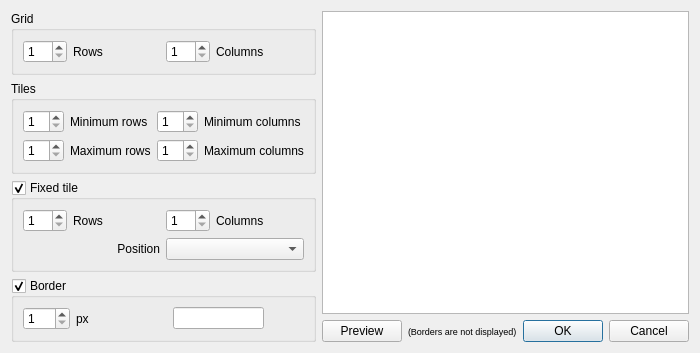
<?xml version="1.0" encoding="UTF-8"?>
<ui version="4.0">
 <class>CustomStyleDialog</class>
 <widget class="QDialog" name="CustomStyleDialog">
  <property name="enabled">
   <bool>true</bool>
  </property>
  <property name="geometry">
   <rect>
    <x>0</x>
    <y>0</y>
    <width>700</width>
    <height>300</height>
   </rect>
  </property>
  <property name="windowTitle">
   <string>Custom Layout Configuration</string>
  </property>
  <layout class="QGridLayout" name="gridLayout_5" columnstretch="0,1">
   <item row="0" column="0">
    <widget class="QGroupBox" name="groupBox">
     <property name="layoutDirection">
      <enum>Qt::LeftToRight</enum>
     </property>
     <property name="title">
      <string>Grid</string>
     </property>
     <property name="checkable">
      <bool>false</bool>
     </property>
     <layout class="QGridLayout" name="gridLayout" columnstretch="1,2,1,2">
      <item row="0" column="0">
       <widget class="QSpinBox" name="rows">
        <property name="minimum">
         <number>1</number>
        </property>
        <property name="maximum">
         <number>16</number>
        </property>
       </widget>
      </item>
      <item row="0" column="1">
       <widget class="QLabel" name="label">
        <property name="text">
         <string>Rows</string>
        </property>
       </widget>
      </item>
      <item row="0" column="2">
       <widget class="QSpinBox" name="cols">
        <property name="minimum">
         <number>1</number>
        </property>
        <property name="maximum">
         <number>16</number>
        </property>
       </widget>
      </item>
      <item row="0" column="3">
       <widget class="QLabel" name="label_5">
        <property name="text">
         <string>Columns</string>
        </property>
       </widget>
      </item>
     </layout>
     <zorder>label</zorder>
     <zorder>label_5</zorder>
     <zorder>rows</zorder>
     <zorder>cols</zorder>
    </widget>
   </item>
   <item row="1" column="0">
    <widget class="QGroupBox" name="groupBox_2">
     <property name="title">
      <string>Tiles</string>
     </property>
     <layout class="QGridLayout" name="gridLayout_2" columnstretch="1,2,1,2">
      <item row="0" column="0">
       <widget class="QSpinBox" name="minRows">
        <property name="minimum">
         <number>1</number>
        </property>
        <property name="maximum">
         <number>16</number>
        </property>
       </widget>
      </item>
      <item row="0" column="1">
       <widget class="QLabel" name="label_2">
        <property name="text">
         <string>Minimum rows</string>
        </property>
       </widget>
      </item>
      <item row="0" column="3">
       <widget class="QLabel" name="label_4">
        <property name="text">
         <string>Minimum columns</string>
        </property>
       </widget>
      </item>
      <item row="1" column="0">
       <widget class="QSpinBox" name="maxRows">
        <property name="minimum">
         <number>1</number>
        </property>
        <property name="maximum">
         <number>16</number>
        </property>
       </widget>
      </item>
      <item row="1" column="1">
       <widget class="QLabel" name="label_3">
        <property name="text">
         <string>Maximum rows</string>
        </property>
       </widget>
      </item>
      <item row="1" column="3">
       <widget class="QLabel" name="label_6">
        <property name="text">
         <string>Maximum columns</string>
        </property>
       </widget>
      </item>
      <item row="0" column="2">
       <widget class="QSpinBox" name="minCols">
        <property name="minimum">
         <number>1</number>
        </property>
        <property name="maximum">
         <number>16</number>
        </property>
       </widget>
      </item>
      <item row="1" column="2">
       <widget class="QSpinBox" name="maxCols">
        <property name="minimum">
         <number>1</number>
        </property>
        <property name="maximum">
         <number>16</number>
        </property>
       </widget>
      </item>
     </layout>
     <zorder>label_2</zorder>
     <zorder>label_4</zorder>
     <zorder>label_6</zorder>
     <zorder>label_3</zorder>
     <zorder>minRows</zorder>
     <zorder>maxRows</zorder>
     <zorder>minCols</zorder>
     <zorder>maxCols</zorder>
    </widget>
   </item>
   <item row="2" column="0" rowspan="2">
    <widget class="QGroupBox" name="mainEnabled">
     <property name="title">
      <string>Fixed tile</string>
     </property>
     <property name="checkable">
      <bool>true</bool>
     </property>
     <layout class="QGridLayout" name="gridLayout_3" columnstretch="1,2,1,2">
      <item row="0" column="0">
       <widget class="QSpinBox" name="mainRows">
        <property name="minimum">
         <number>1</number>
        </property>
        <property name="maximum">
         <number>16</number>
        </property>
       </widget>
      </item>
      <item row="0" column="1">
       <widget class="QLabel" name="label_7">
        <property name="text">
         <string>Rows</string>
        </property>
       </widget>
      </item>
      <item row="0" column="2">
       <widget class="QSpinBox" name="mainCols">
        <property name="minimum">
         <number>1</number>
        </property>
        <property name="maximum">
         <number>16</number>
        </property>
       </widget>
      </item>
      <item row="0" column="3">
       <widget class="QLabel" name="label_8">
        <property name="text">
         <string>Columns</string>
        </property>
       </widget>
      </item>
      <item row="1" column="1">
       <widget class="QLabel" name="label_9">
        <property name="text">
         <string>Position</string>
        </property>
        <property name="alignment">
         <set>Qt::AlignRight|Qt::AlignTrailing|Qt::AlignVCenter</set>
        </property>
       </widget>
      </item>
      <item row="1" column="2" colspan="2">
       <widget class="QComboBoxExt" name="mainPos"/>
      </item>
     </layout>
    </widget>
   </item>
   <item row="0" column="1" rowspan="5">
    <widget class="QGraphicsView" name="view">
     <property name="verticalScrollBarPolicy">
      <enum>Qt::ScrollBarAlwaysOff</enum>
     </property>
     <property name="horizontalScrollBarPolicy">
      <enum>Qt::ScrollBarAlwaysOff</enum>
     </property>
    </widget>
   </item>
   <item row="5" column="1">
    <layout class="QHBoxLayout" name="horizontalLayout">
     <item>
      <widget class="QPushButton" name="previewButton">
       <property name="text">
        <string>Preview</string>
       </property>
      </widget>
     </item>
     <item>
      <widget class="QLabel" name="label_11">
       <property name="font">
        <font>
         <pointsize>7</pointsize>
        </font>
       </property>
       <property name="text">
        <string>(Borders are not displayed)</string>
       </property>
      </widget>
     </item>
     <item>
      <widget class="QDialogButtonBox" name="buttonBox">
       <property name="orientation">
        <enum>Qt::Horizontal</enum>
       </property>
       <property name="standardButtons">
        <set>QDialogButtonBox::Cancel|QDialogButtonBox::Ok</set>
       </property>
      </widget>
     </item>
    </layout>
   </item>
   <item row="4" column="0" rowspan="2">
    <widget class="QGroupBox" name="borderEnabled">
     <property name="title">
      <string>Border</string>
     </property>
     <property name="checkable">
      <bool>true</bool>
     </property>
     <layout class="QGridLayout" name="gridLayout_4" columnstretch="1,2,2,0">
      <item row="0" column="0">
       <widget class="QSpinBox" name="borderWidth">
        <property name="minimum">
         <number>1</number>
        </property>
        <property name="maximum">
         <number>100</number>
        </property>
       </widget>
      </item>
      <item row="0" column="1">
       <widget class="QLabel" name="label_10">
        <property name="text">
         <string>px</string>
        </property>
       </widget>
      </item>
      <item row="0" column="2">
       <widget class="QLineEditColor" name="borderColor"/>
      </item>
      <item row="0" column="3">
       <spacer name="horizontalSpacer">
        <property name="orientation">
         <enum>Qt::Horizontal</enum>
        </property>
        <property name="sizeHint" stdset="0">
         <size>
          <width>40</width>
          <height>20</height>
         </size>
        </property>
       </spacer>
      </item>
     </layout>
    </widget>
   </item>
  </layout>
 </widget>
 <customwidgets>
  <customwidget>
   <class>QComboBoxExt</class>
   <extends>QComboBox</extends>
   <header>../ext/qcomboboxext.h</header>
  </customwidget>
  <customwidget>
   <class>QLineEditColor</class>
   <extends>QLineEdit</extends>
   <header>../ext/qlineeditcolor.h</header>
  </customwidget>
 </customwidgets>
 <resources/>
 <connections>
  <connection>
   <sender>buttonBox</sender>
   <signal>accepted()</signal>
   <receiver>CustomStyleDialog</receiver>
   <slot>accept()</slot>
   <hints>
    <hint type="sourcelabel">
     <x>248</x>
     <y>254</y>
    </hint>
    <hint type="destinationlabel">
     <x>157</x>
     <y>274</y>
    </hint>
   </hints>
  </connection>
  <connection>
   <sender>buttonBox</sender>
   <signal>rejected()</signal>
   <receiver>CustomStyleDialog</receiver>
   <slot>reject()</slot>
   <hints>
    <hint type="sourcelabel">
     <x>316</x>
     <y>260</y>
    </hint>
    <hint type="destinationlabel">
     <x>286</x>
     <y>274</y>
    </hint>
   </hints>
  </connection>
 </connections>
</ui>
